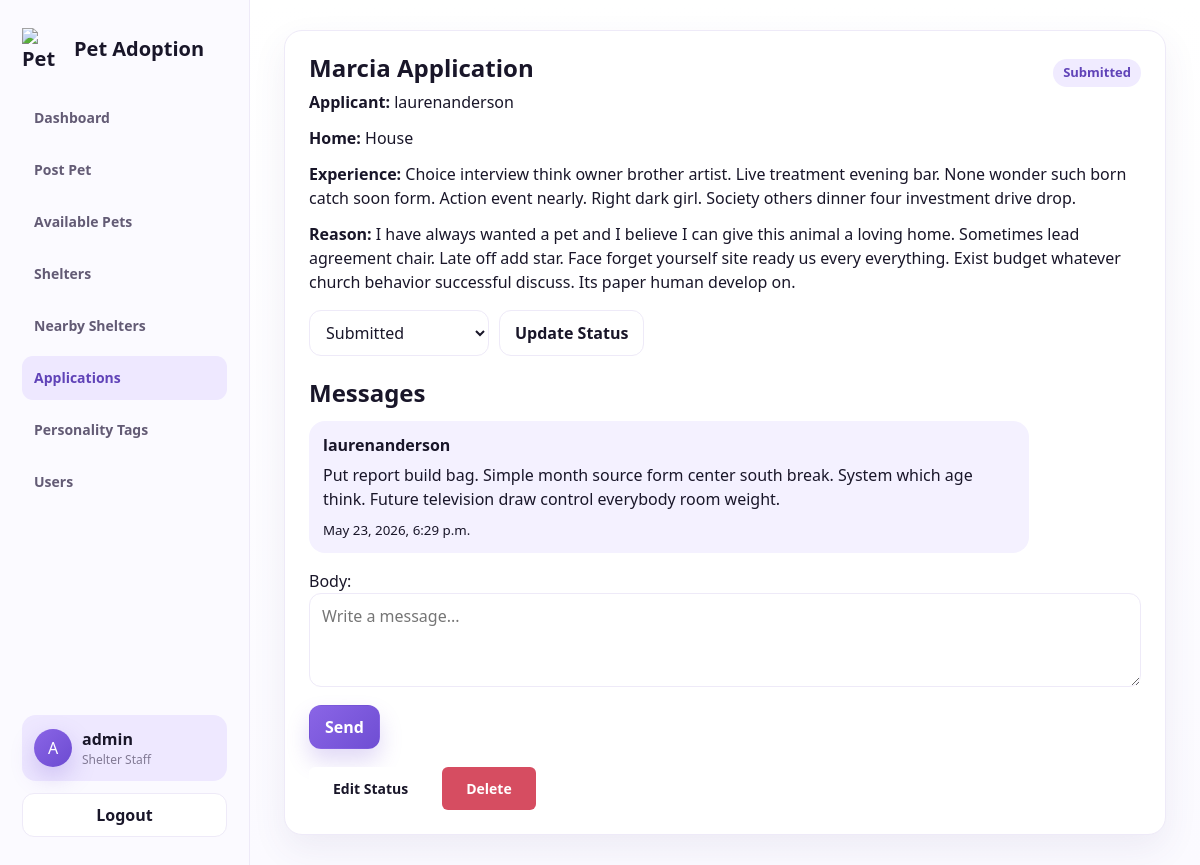
/applications/34/ (signed in), run on the app's committed database.
### adoption/models.py (models this page shows, shortened)
class AdoptionApplication(models.Model):
    class Status(models.TextChoices):
        SUBMITTED = "submitted", "Submitted"
        REVIEWING = "reviewing", "Reviewing"
        APPROVED = "approved", "Approved"
        DECLINED = "declined", "Declined"
        COMPLETED = "completed", "Completed"
    pet = models.ForeignKey(Pet, on_delete=models.CASCADE, related_name="applications")
    applicant = models.ForeignKey(settings.AUTH_USER_MODEL, on_delete=models.CASCADE, related_name="applications")
    home_type = models.CharField(max_length=80)
    has_yard = models.BooleanField(default=False)
    experience = models.TextField()
    reason = models.TextField()
    status = models.CharField(max_length=20, choices=Status.choices, default=Status.SUBMITTED)
    created_at = models.DateTimeField(auto_now_add=True)
    updated_at = models.DateTimeField(auto_now=True)
    class Meta:
        ordering = ["-created_at"]
        unique_together = ("pet", "applicant")

class Pet(models.Model):
    class Species(models.TextChoices):
        DOG = "dog", "Dog"
        CAT = "cat", "Cat"
        BIRD = "bird", "Bird"
        RABBIT = "rabbit", "Rabbit"
        OTHER = "other", "Other"
    class Status(models.TextChoices):
        AVAILABLE = "available", "Available"
        PENDING = "pending", "Pending"
        ADOPTED = "adopted", "Adopted"
    name = models.CharField(max_length=100)
    species = models.CharField(max_length=20, choices=Species.choices)
    breed = models.CharField(max_length=100, blank=True)
    age = models.PositiveIntegerField(help_text="Age in years")
    description = models.TextField()
    photo = models.ImageField(upload_to="pets/", blank=True, null=True)
    shelter = models.ForeignKey(Shelter, on_delete=models.CASCADE, related_name="pets")
    personality_tags = models.ManyToManyField(PersonalityTag, blank=True, related_name="pets")
    status = models.CharField(max_length=20, choices=Status.choices, default=Status.AVAILABLE)
    posted_by = models.ForeignKey(settings.AUTH_USER_MODEL, on_delete=models.SET_NULL, null=True, blank=True)
    created_at = models.DateTimeField(auto_now_add=True)
    updated_at = models.DateTimeField(auto_now=True)
    class Meta:
        ordering = ["-created_at"]

class ConversationMessage(models.Model):
    application = models.ForeignKey(AdoptionApplication, on_delete=models.CASCADE, related_name="messages")
    sender = models.ForeignKey(settings.AUTH_USER_MODEL, on_delete=models.CASCADE, related_name="sent_messages")
    body = models.TextField()
    created_at = models.DateTimeField(auto_now_add=True)
    read_at = models.DateTimeField(null=True, blank=True)
    class Meta:
        ordering = ["created_at"]

### adoption/views.py (the view, shortened to what this page needs)
# urls.py: path("applications/<int:pk>/", views.application_detail, name="application-detail"),
def application_detail(request, pk):
    application = get_object_or_404(
        AdoptionApplication.objects.select_related("pet", "applicant", "pet__shelter"),
        pk=pk,
    )
    if not request.user.is_staff and application.applicant != request.user:
        messages.error(request, "You do not have access to that application.")
        return redirect("application-list")
    status_form = ApplicationStatusForm(instance=application)
    message_form = MessageForm()
    return render(
        request,
        "adoption/application_detail.html",
        {
            "application": application,
            "status_form": status_form,
            "message_form": message_form,
            "conversation": ConversationMessage.objects.filter(application=application).select_related("sender"),
        },
    )

### adoption/forms.py
class ApplicationStatusForm(BootstrapFormMixin, forms.ModelForm):
    class Meta:
        model = AdoptionApplication
        fields = ["status"]
    def __init__(self, *args, **kwargs):
        super().__init__(*args, **kwargs)
        self._style_fields()

class MessageForm(BootstrapFormMixin, forms.ModelForm):
    class Meta:
        model = ConversationMessage
        fields = ["body"]
        widgets = {"body": forms.Textarea(attrs={"rows": 3, "placeholder": "Write a message..."})}
    def __init__(self, *args, **kwargs):
        super().__init__(*args, **kwargs)
        self._style_fields()

### adoption/forms.py (called while the page is built)
    def _style_fields(self):
        for field in self.fields.values():
            widget = field.widget
            if isinstance(widget, forms.CheckboxInput):
                widget.attrs.setdefault("class", "checkbox")
            elif isinstance(widget, forms.CheckboxSelectMultiple):
                widget.attrs.setdefault("class", "choice-list")
            else:
                widget.attrs.setdefault("class", "field")

### templates/adoption/application_detail.html (shortened to what this page needs)
{% extends "base.html" %}
{% block content %}
<section class="panel">
  <div class="split"><h1>{{ application.pet.name }} Application</h1><span class="status">{{ application.get_status_display }}</span></div>
  <p><strong>Applicant:</strong> {{ application.applicant.get_full_name|default:application.applicant.username }}</p>
  <p><strong>Home:</strong> {{ application.home_type }}{% if application.has_yard %}, has yard{% endif %}</p>
  <p><strong>Experience:</strong> {{ application.experience }}</p>
  <p><strong>Reason:</strong> {{ application.reason }}</p>
  {% if user.is_staff %}
    <form class="filters" method="post">{% csrf_token %}{{ status_form.status }}<button>Update Status</button></form>
  {% endif %}
  <h2>Messages</h2>
  <div class="messages">
    {% for message in conversation %}
      <div class="message {% if message.sender == user %}mine{% endif %}">
        <strong>{{ message.sender.username }}</strong>
        <p>{{ message.body }}</p>
        <small>{{ message.created_at }}</small>
      </div>
    {% empty %}<p>No messages yet.</p>{% endfor %}
  </div>
  <form method="post">{% csrf_token %}{{ message_form.as_p }}<button class="primary">Send</button></form>
  <div class="actions">
    {% if user.is_staff %}<a class="button" href="{% url 'application-update' application.pk %}">Edit Status</a>{% endif %}
    <a class="button danger" href="{% url 'application-delete' application.pk %}">Delete</a>
  </div>
</section>
{% endblock %}

### templates/base.html (shortened to what this page needs)
{% load static %}
<!doctype html>
<html lang="en">
<head>
  <link rel="stylesheet" href="{% static 'css/site.css' %}">
</head>
<body class="{% block body_class %}{% endblock %}">
  <div class="app-shell">
    {% block sidebar %}
    <aside class="sidebar">
      <a class="brand" href="{% url 'pet-list' %}">
        <img class="brand-logo" src="{% static 'img/pet-adoption-logo-transparent.png' %}" alt="Pet Adoption Logo">
        <span>Pet Adoption</span>
      </a>
      <nav class="side-nav">
        {% with active_url=request.resolver_match.url_name %}
        <a href="{% url 'pet-list' %}" {% if active_url == "pet-list" %}class="active"{% endif %}>Dashboard</a>
        {% if user.is_authenticated %}
          <a href="{% url 'pet-create' %}" {% if active_url == "pet-create" %}class="active"{% endif %}>Post Pet</a>
        {% endif %}
        <a href="{% url 'available-pets' %}" {% if active_url == "available-pets" %}class="active"{% endif %}>Available Pets</a>
        <a href="{% url 'shelter-list' %}" >Shelters</a>
        <a href="{% url 'nearby-shelters' %}" {% if active_url == "nearby-shelters" %}class="active"{% endif %}>Nearby Shelters</a>
        <a href="{% url 'application-list' %}" {% if active_url == "application-list" or active_url == "application-detail" or active_url == "application-update" or active_url == "application-delete" or active_url == "application-create" %}class="active"{% endif %}>Applications</a>
        <a href="{% url 'tag-list' %}" {% if active_url == "tag-list" or active_url == "tag-create" or active_url == "tag-update" or active_url == "tag-delete" %}class="active"{% endif %}>Personality Tags</a>
        {% if user.is_staff %}
          <a href="{% url 'user-list' %}" {% if active_url == "user-list" or active_url == "user-update" or active_url == "user-delete" %}class="active"{% endif %}>Users</a>
        {% endif %}
        {% endwith %}
      </nav>
      <div class="sidebar-card">
        <div class="avatar">{{ user.username|default:"G"|first|upper }}</div>
        <div>
          <strong>{% if user.is_authenticated %}{{ user.username }}{% else %}Guest User{% endif %}</strong>
          <small>{% if user.is_staff %}Shelter Staff{% elif user.is_authenticated %}Adopter{% else %}Visitor{% endif %}</small>
        </div>
      </div>
      <div class="sidebar-actions">
        {% if user.is_authenticated %}
          <form class="inline" method="post" action="{% url 'logout' %}">{% csrf_token %}<button>Logout</button></form>
        {% else %}
          <a class="button primary" href="{% url 'login' %}">Login</a>
          <a class="button" href="{% url 'register' %}">Register</a>
        {% endif %}
      </div>
    </aside>
    {% endblock %}
    <main class="main-stage">
      {% block content %}{% endblock %}
    </main>
  </div>
</body>
</html>

### static/css/site.css (style rules this page uses)
:root { --ink: #191629; --muted: #817994; --line: #eeeaf8; --panel: #ffffff; --soft: #f8f6ff; --frame: #8f70dd; --brand: #8a65e6; --brand-dark: #6043b8; --accent: #45c0bd; --warn: #f2a94b; --danger: #d64d61; --tag: #f0ebff; --shadow: 0 22px 60px rgba(67, 50, 119, 0.14); }
* { box-sizing: border-box; }
body { margin: 0; min-height: 100vh; color: var(--ink); background: #ffffff; font-family: "Segoe UI", "Trebuchet MS", ui-sans-serif, system-ui, Arial, sans-serif; line-height: 1.5; }
a { color: var(--brand-dark); text-decoration: none; }
h1, h2 { margin: 0 0 10px; line-height: 1.05; letter-spacing: 0; }
p { margin: 0 0 12px; }
img { display: block; max-width: 100%; }
.app-shell { display: grid; grid-template-columns: 250px minmax(0, 1fr); gap: 0; width: 100%; height: 100vh; min-height: 100vh; margin: 0; overflow: hidden; background: #ffffff; border: 0; border-radius: 0; box-shadow: none; }
.sidebar { display: flex; flex-direction: column; position: sticky; top: 0; height: 100vh; min-height: 0; padding: 28px 22px; overflow: hidden; background: #fbfaff; border-right: 1px solid var(--line); }
.brand { display: flex; align-items: center; gap: 10px; color: var(--ink); font-size: 20px; font-weight: 800; }
.brand-logo { width: 42px; height: 42px; object-fit: contain; flex: 0 0 auto; }
.brand-mark, .avatar, .mini-avatar, .pet-thumb { display: inline-grid; place-items: center; flex: 0 0 auto; color: #fff; background: linear-gradient(135deg, var(--brand), #6c4bd1); box-shadow: 0 10px 24px rgba(118, 86, 213, 0.28); }
.side-nav { display: grid; gap: clamp(4px, 1vh, 8px); margin-top: clamp(18px, 3vh, 34px); overflow: hidden; }
.side-nav a { display: flex; align-items: center; min-height: clamp(38px, 5.1vh, 44px); padding: 0 12px; border-radius: 11px; color: #635b75; font-weight: 700; font-size: 14px; }
.side-nav a.active, .side-nav a:hover { color: var(--brand-dark); background: #eee8ff; }
.sidebar-card { display: flex; align-items: center; gap: 10px; margin-top: auto; padding: 12px; flex: 0 0 auto; border-radius: 14px; background: #eee8ff; }
.avatar { width: 38px; height: 38px; border-radius: 50%; }
.sidebar-card strong, .sidebar-card small { display: block; }
.sidebar-card small { color: var(--muted); font-size: 12px; }
.sidebar-actions { display: grid; gap: 8px; margin-top: 12px; flex: 0 0 auto; }
.inline { display: inline; }
.inline button { width: 100%; }
.main-stage { min-width: 0; height: 100vh; overflow-y: auto; padding: 30px 34px; background: linear-gradient(180deg, #ffffff 0%, #fbfaff 100%); }
.page-head, .split { display: flex; align-items: center; justify-content: space-between; gap: 18px; }
.panel, .card, .row-card { background: var(--panel); border: 1px solid var(--line); border-radius: 18px; }
.panel { padding: 24px; box-shadow: 0 14px 34px rgba(76, 59, 123, 0.08); }
.filters { display: flex; flex-wrap: wrap; gap: 10px; margin: 16px 0 24px; }
.field, input, select, textarea { width: 100%; min-height: 42px; padding: 10px 12px; border: 1px solid var(--line); border-radius: 12px; background: #fff; color: var(--ink); font: inherit; }
.filters .field { width: auto; min-width: 180px; }
textarea { min-height: 110px; }
button, .button { display: inline-flex; align-items: center; justify-content: center; min-height: 42px; padding: 9px 15px; border: 1px solid var(--line); border-radius: 12px; background: #fff; color: var(--ink); font: inherit; font-weight: 900; letter-spacing: 0; cursor: pointer; }
.primary { background: linear-gradient(135deg, var(--brand), #6f4ed3); border-color: transparent; color: #fff; box-shadow: 0 12px 22px rgba(117, 83, 216, 0.22); }
.danger { background: var(--danger); border-color: var(--danger); color: #fff; }
.actions { display: flex; flex-wrap: wrap; gap: 10px; margin-top: 18px; }
.status, .tags span { display: inline-flex; align-items: center; min-height: 28px; padding: 4px 10px; border-radius: 999px; background: var(--tag); color: var(--brand-dark); font-size: 13px; font-weight: 800; }
.messages { display: grid; gap: 10px; margin: 16px 0; }
.message { max-width: 720px; padding: 12px 14px; border-radius: 16px; background: #f4f1ff; }
.message p { margin: 6px 0; }
.button { padding: 11px 24px; border: none; border-radius: 6px; font-weight: 600; font-size: 14px; cursor: pointer; transition: all 0.2s ease; display: inline-flex; align-items: center; gap: 8px; }
.messages { display: grid; gap: 12px; }

### data on the page
AdoptionApplication: pet.name "Marcia", status "Submitted", applicant.get_full_name "laurenanderson", home_type "House", experience "Choice interview think owner brother artist. Live treatment evening bar. None wonder such born catch soon form. Action event nearly. Right dark girl. Society others dinner four investment drive drop.", reason "I have always wanted a pet and I believe I can give this animal a loving home. Sometimes lead agreement chair. Late off add star. Face forget yourself site ready us every everything. Exist budget whatever church behavior successful discuss. Its paper human develop on."
ConversationMessage: sender.username "laurenanderson", body "Put report build bag. Simple month source form center south break. System which age think. Future television draw control everybody room weight.", created_at "May 23, 2026, 6:29 p.m."

### other printed values
{{ user.username|default:"G"|first|upper }} "A"
{{ user.username }} "admin"
